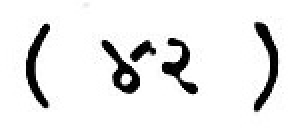
#> input picture content/croped_line_after_1st_detection/segment/1_1.jpg, 148 x 66 px (shown 2 times larger)
$ python -i Segmentation.py   (imports and definitions only)
#> lines starting #> are read from the running program, lines starting #| are printed output that depends on the picture; after the words box and inside, x2 and y2 are one past the last pixel; in counts of white or black regions, pixels touching at a corner belong together
#> further down, picture is the input picture: shape (66, 148, 3); min 0, max 255, mean 232.9
import subprocess
# from google.colab import files
import fnmatch
import io
import operator
import os
# from IPython.display import Image
import os.path
import shutil
import subprocess
# import imutils
from math import *
from PIL import Image as PILImage

import cv2
# from google.colab import files
import numpy as np
import pandas as pd
from openpyxl import Workbook
from openpyxl.drawing.image import Image as ExcelImage


exception = []
# dir = '/content/temporary_files/'
new_dir = 'content/final_line_segmentation/'
rotate_line = os.path.join("content", "Rotated_line_by_HaughLine_Affine", "")
rotate_line_Dskew = os.path.join("content", "DSkew", "")
rotate_line_Haughline = os.path.join("content", "HaughLine_Affine", "")
cwd = os.getcwd()


# [110 lines left out: functions line_sort, show_transitions, show_transitions_by_comparing, draw_BB, yolo_detection, not called in this run]


class Line_sort:
    # [55 lines left out: functions __init__, read_file, file_write, not called in this run]


def sort_detection_label(txt_loc, sort_label, flag):
    txt_files = os.listdir(txt_loc)
    obj = Line_sort(txt_files, txt_loc, sort_label, flag)


# text file and image sorting
# [130 lines left out: functions images_and_txtfile_sort, line_segmantation, take_valid_img, line_segmentation, not called in this run]


class ImgCorrect():
    def __init__(self, img):
        self.img = img
        self.h, self.w, self.channel = self.img.shape
#> self.h = 66; self.w = 148; self.channel = 3
        # print("Original images h & w -> | w: ",self.w, "| h: ",self.h)
        if self.w <= self.h:
            self.scale = 700 / self.w
            self.img = cv2.resize(self.img, (0, 0), fx=self.scale, fy=self.scale, interpolation=cv2.INTER_NEAREST)
        else:
            self.scale = 700 / self.h
#> self.scale = 10.61
            self.img = cv2.resize(self.img, (0, 0), fx=self.scale, fy=self.scale, interpolation=cv2.INTER_NEAREST)
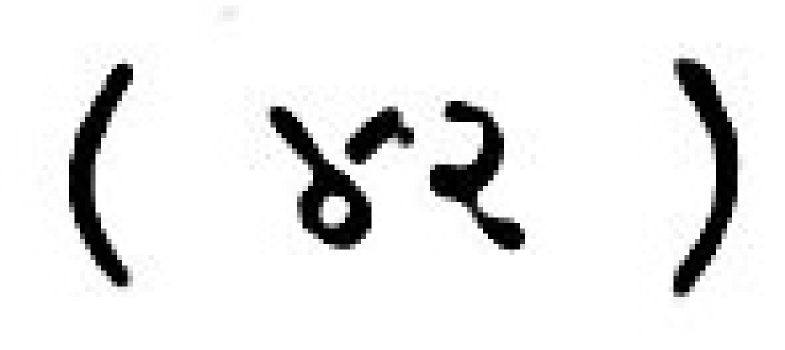
#> self.img: shape (700, 1570, 3) (shown at 1/2 size); min 0, max 255, mean 232.9
        # print("Scaled image:")
        # plot_fig(self.img)
        self.gray = cv2.cvtColor(self.img, cv2.COLOR_BGR2GRAY)

    def img_lines(self):
        # print("Gray Image:")
        # plot_fig(self.gray)
        ret, binary = cv2.threshold(self.gray, 0, 255, cv2.THRESH_BINARY_INV | cv2.THRESH_OTSU)
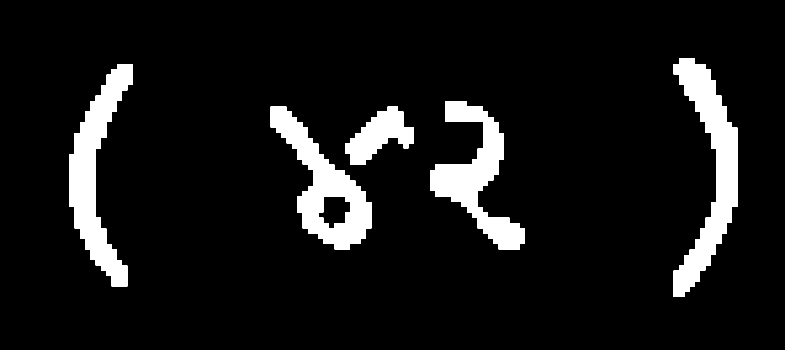
#> binary: shape (700, 1570) (shown at 1/2 size); 8.7% white; 5 white regions, box (x1, y1, x2, y2) and area: (1347, 117, 1475, 594) 24043, (138, 128, 266, 573) 22251, (541, 213, 743, 499) 21038, (860, 202, 1050, 499) 20204, (690, 213, 828, 329) 8108
#> ret = 135
        # print("Inverse Binary:")
        # plot_fig(binary)
        kernel = cv2.getStructuringElement(cv2.MORPH_RECT, (3, 3))  # rectangular structure
        # print("Kernel for dialation:")
        # print(kernel)
        binary = cv2.dilate(binary, kernel)  # dilate
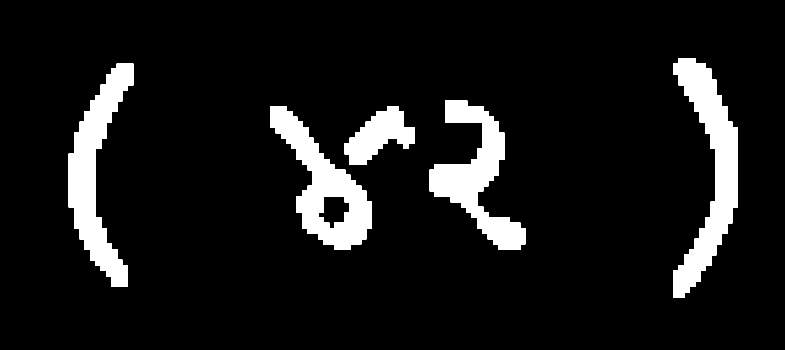
#> binary: shape (700, 1570) (shown at 1/2 size); 9.2% white; 5 white regions, box (x1, y1, x2, y2) and area: (1346, 116, 1476, 595) 25427, (137, 127, 267, 574) 23529, (540, 212, 744, 500) 22332, (859, 201, 1051, 500) 21438, (689, 212, 829, 330) 8662
        # print("Dialated Binary:")
        # plot_fig(binary)
        edges = cv2.Canny(binary, 50, 200)
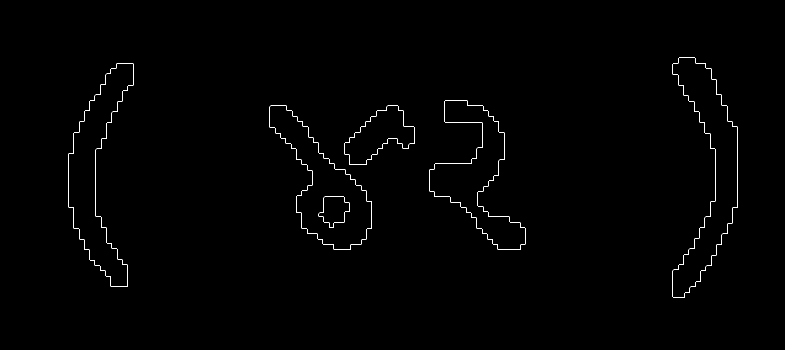
#> edges: shape (700, 1570) (shown at 1/2 size); 0.49% white in thin lines or dots, all inside (x1, y1, x2, y2) = (136, 115, 1476, 595)
        # print("Canny edged detection:")
        # plot_fig(edges)

        self.lines = cv2.HoughLinesP(edges, 1, np.pi / 180, 100, minLineLength=100, maxLineGap=20)
#> self.lines = [[1475, 414, 1475, 254], [191, 432, 191, 299], [136, 413, 136, 308], [1430, 402, 1430, 298]]
        # print(self.lines)
        if self.lines is None:
            print("Line segment not found")
            return None

        lines1 = self.lines[:, 0, :]  # Extract as 2D
#> lines1 has the same summary as self.lines
        imglines = self.img.copy()
        for x1, y1, x2, y2 in lines1[:]:
            cv2.line(imglines, (x1, y1), (x2, y2), (0, 255, 0), 3)
#> this loop made 4 passes
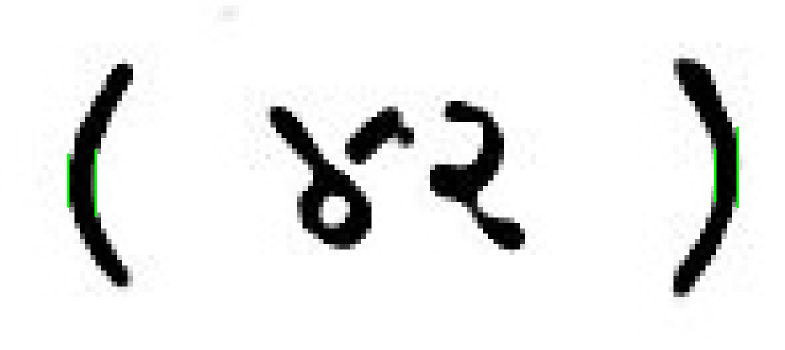
#> imglines: shape (700, 1570, 3) (shown at 1/2 size); 0.23% of pixels changed, all inside (x1, y1, x2, y2) = (134, 252, 1478, 435)
        # print("Probabilistic Hough Lines:")
        # plot_fig(imglines)
        # return imglines

    # [686 lines left out: functions search_lines, rotate_image, dskew, DegreeTrans, rotateImage, CalcDegree and 12 more, not called in this run]


# [2 lines not run here, left out]

>>> import cv2
>>> picture = cv2.imread('content/croped_line_after_1st_detection/segment/1_1.jpg')
>>> result = ImgCorrect(picture).img_lines()

$ run again, on content/DSkew/1_1.jpg
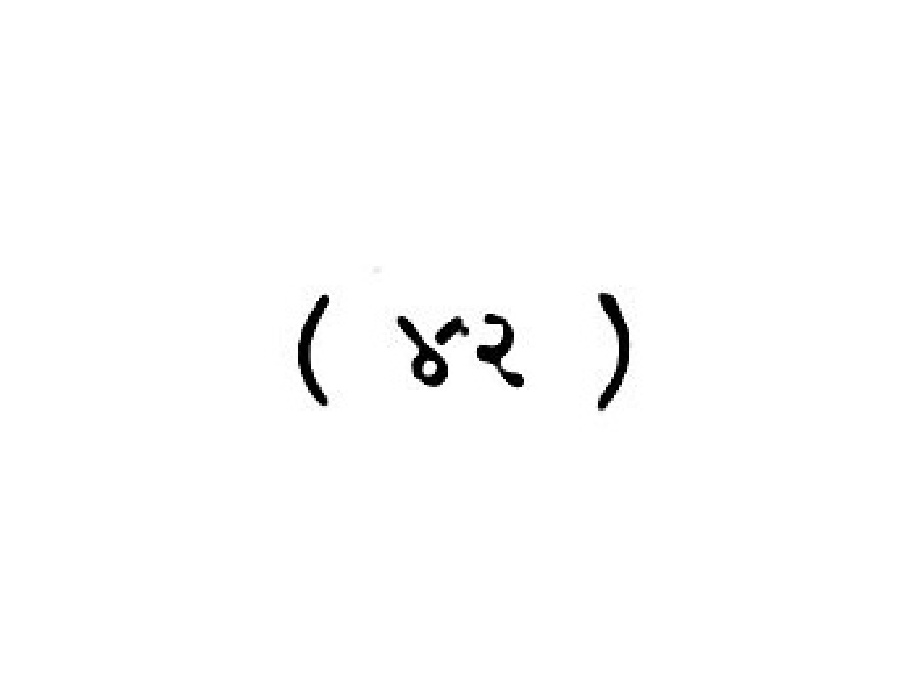
#> input picture content/DSkew/1_1.jpg, 916 x 700 px
#> picture is the input picture: shape (700, 916, 3); min 0, max 255, mean 252.7
#> in img_lines, `ret, binary = cv2.threshold(self.gray, 0, 255, cv2.THRESH_BINARY_INV |..`:
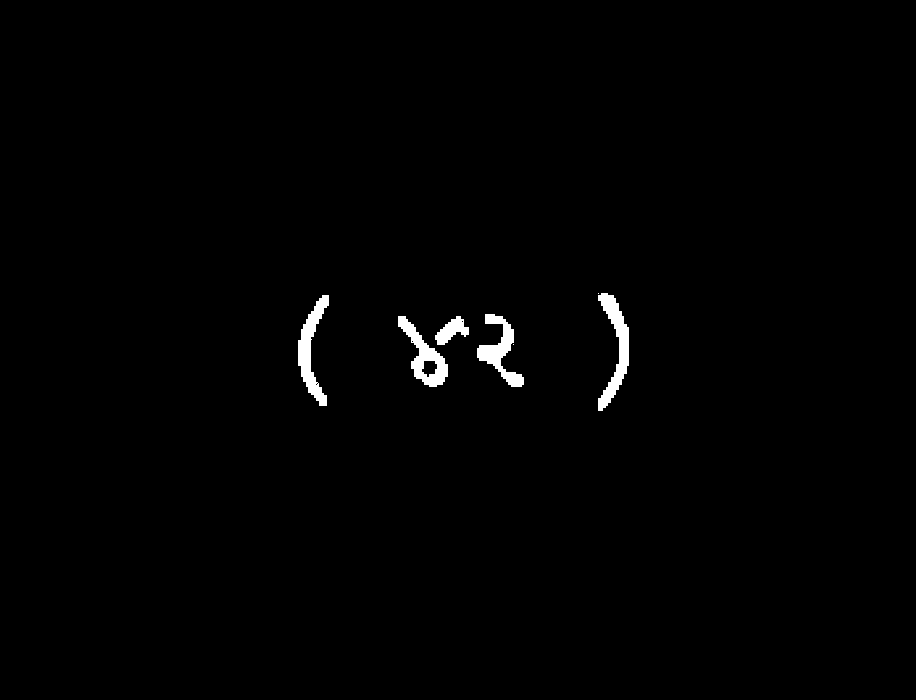
#> binary: shape (700, 916); 0.91% white; 7 white regions (2 under 20 px), largest, box (x1, y1, x2, y2) and area: (598, 293, 629, 411) 1452, (298, 295, 329, 406) 1364, (398, 316, 448, 387) 1288, (477, 314, 524, 387) 1246, (435, 316, 469, 345) 499
#> ret = 136
#> in img_lines, `edges = cv2.Canny(binary, 50, 200)`:
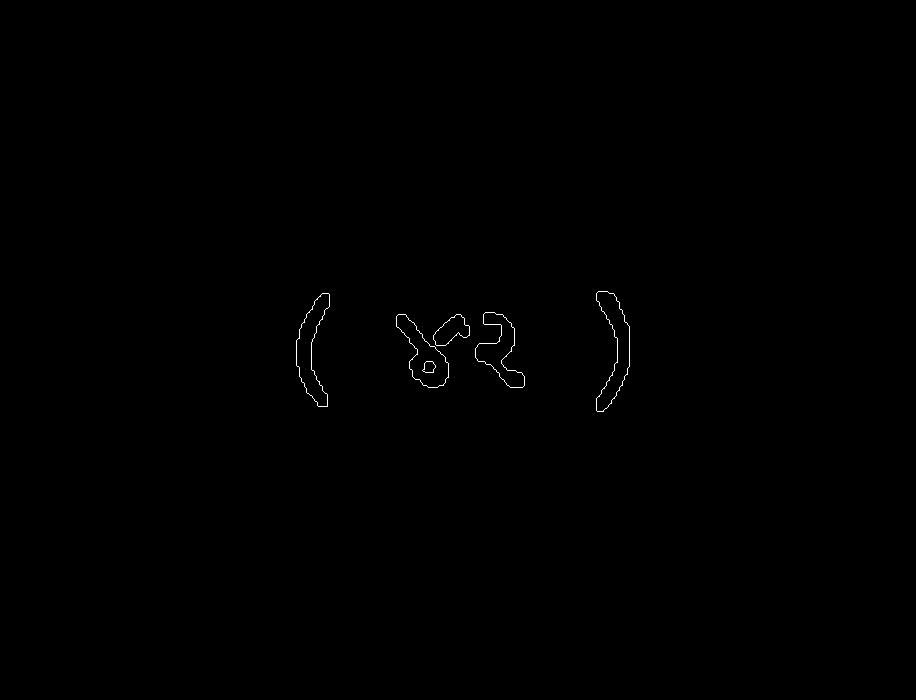
#> edges: shape (700, 916); 0.17% white in thin lines or dots, all inside (x1, y1, x2, y2) = (296, 291, 630, 412)
#> self.lines = None

$ run again, on content/DSkew/1_2.jpg
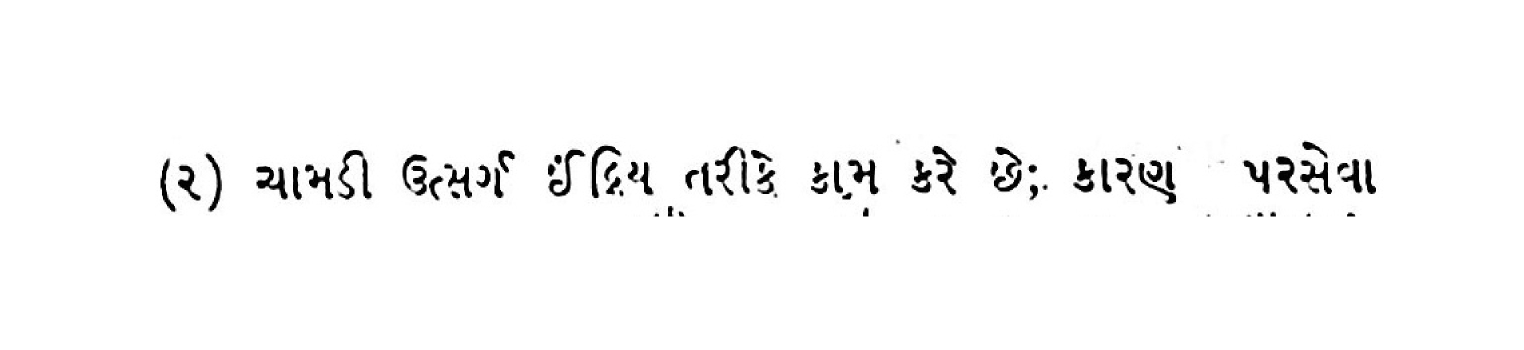
#> input picture content/DSkew/1_2.jpg, 3048 x 700 px (shown at 1/2 size)
#> picture is the input picture: shape (700, 3048, 3); min 0, max 255, mean 249.1
#> in img_lines, `ret, binary = cv2.threshold(self.gray, 0, 255, cv2.THRESH_BINARY_INV |..`:
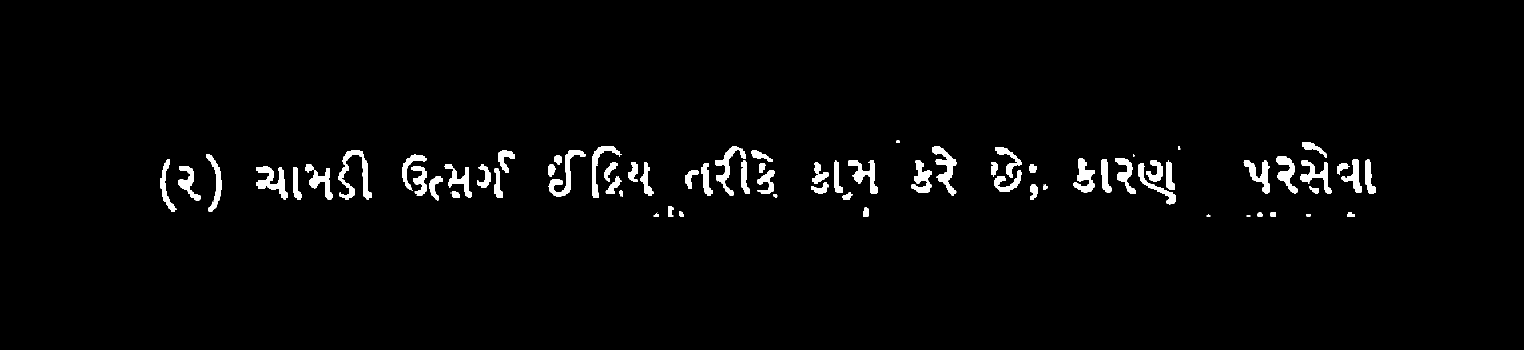
#> binary: shape (700, 3048) (shown at 1/2 size); 2.3% white; 80 white regions (10 under 20 px), largest, box (x1, y1, x2, y2) and area: (676, 300, 743, 399) 2051, (1865, 292, 1913, 391) 1771, (513, 332, 575, 399) 1770
#> ret = 136
#> edges: shape (700, 3048); 0.53% white in thin lines or dots, all inside (x1, y1, x2, y2) = (319, 279, 2753, 434)
#> self.lines = 25 rows, first 6: [808, 367, 952, 367], [904, 338, 1018, 338], [1182, 351, 1296, 351], [515, 345, 692, 345], [904, 340, 1018, 340], [2628, 330, 2742, 328]
#> lines1 has the same summary as self.lines
#> the loop in img_lines, `for x1, y1, x2, y2 in lines1[:]:` made 25 passes
#> after the loop in img_lines, `for x1, y1, x2, y2 in lines1[:]:`:
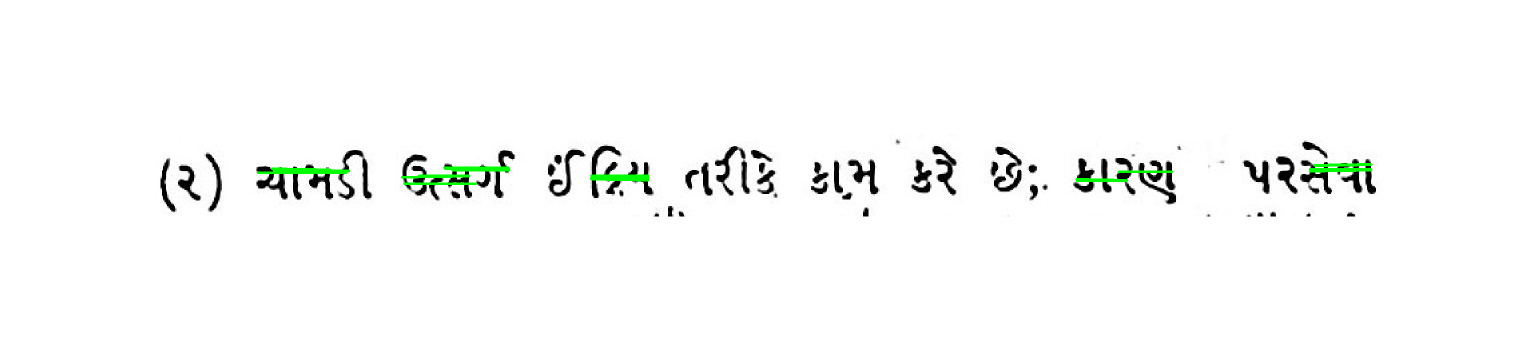
#> imglines: shape (700, 3048, 3) (shown at 1/2 size); 0.43% of pixels changed, all inside (x1, y1, x2, y2) = (513, 326, 2745, 370)
